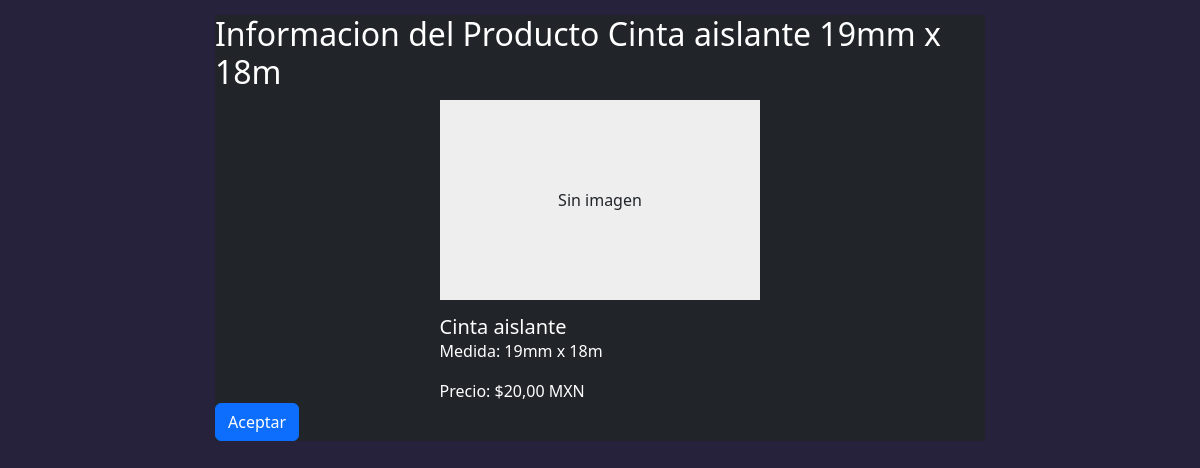
The page /productos/286/ on the database its author committed.
### Inventario/models.py (models this page shows, shortened)
class Producto(models.Model):
    nombre = models.CharField(max_length=255, verbose_name='Nombre del Producto')
    medida = models.CharField(max_length=255, verbose_name='Medida (por ejemplo: cm, pulg, kg, oz o litros)', blank=True, null=True,)
    codigo_barras = models.CharField(max_length=255, verbose_name="Codigo de Barra", blank=True, null=True,)
    codigo_producto = models.CharField(blank=True, null=True, max_length=25, verbose_name='Codigo Producto')
    existencia = models.IntegerField(default=0 , verbose_name='Existencias del Producto')
    precio_venta = models.DecimalField(max_digits=10, decimal_places=2, verbose_name='Precio de Venta', blank=True, null=True,)
    precio_compra = models.DecimalField(max_digits=10, decimal_places=2, verbose_name='Precio de Compra', default=0)
    fecha_creacion = models.DateField(auto_now_add=True, verbose_name='Fecha de Creación')
    imagen = models.ImageField(blank=True, null=True, verbose_name='Imagen del Producto')
    class Meta:
        verbose_name_plural = 'Productos'

### Inventario/views.py (the view, shortened to what this page needs)
# urls.py: path('productos/<int:pk>/', ProductoDetailView.as_view(), name='producto_detail'),
class ProductoDetailView(DetailView):
    model = Producto
    template_name = 'producto_detail.html'
    context_object_name = 'producto'

### Venta/context_processor.py (called while the page is built)
def total_venta(request):
    total = float(0)
    if request.user.is_authenticated:
        if "venta" in request.session:
            for key, value in request.session["venta"].items():
                total += float(value.get("acumulado", 0))
    request.session["total_venta"] = total
    request.session.modified = True
    return {"total_venta": total}

### Inventario/templates/producto_detail.html (shortened to what this page needs)
{% extends 'basemodal.html' %}
{% block content %}
      <div class="card-body">
        <h2>Informacion del Producto {{producto.nombre}}
          {%if producto.medida%}
          {{producto.medida}}
          {%endif%}
        </h2>
        <div class="col-sm-5 mx-auto">
            {% if producto.imagen %}
                <img src="{{ producto.imagen.url }}" class="card-img-top" style="width: 100%; height:200px;" alt="...">
            {% else %}
                <div class="card-placeholder" style="width: 100%; height:200px; background-color: #eee; color: #212529; text-align: center; line-height: 200px;">
                    Sin imagen
                </div>
            {% endif %}
            <div class="card-body" style="margin-top: 15px">
                <h5 class="card-title">{{ producto.nombre }}</h5>
                <p class="card-text">Medida: {{producto.medida}}</p>
                <p class="card-text">Precio: ${{ producto.precio_venta }} MXN</p>
            </div>
        </div>
        <form method="post" enctype="multipart/form-data" action="{% url 'producto_detail' pk=producto.id %}">
          <a href="{% url 'producto_list' %}" class="btn btn-primary">Aceptar</a>
      </div>
{% endblock %}

### static/css/styleTC.css (style rules this page uses)
body { font-family: "Roboto", Helvetica, sans-serif; background-color: #26223b!important; color: white!important; }
h1, h2, h3, p, a { color: white; }

### rows shown on the page
Producto: nombre "Cinta aislante", medida "19mm x 18m", precio_venta "20,00"
